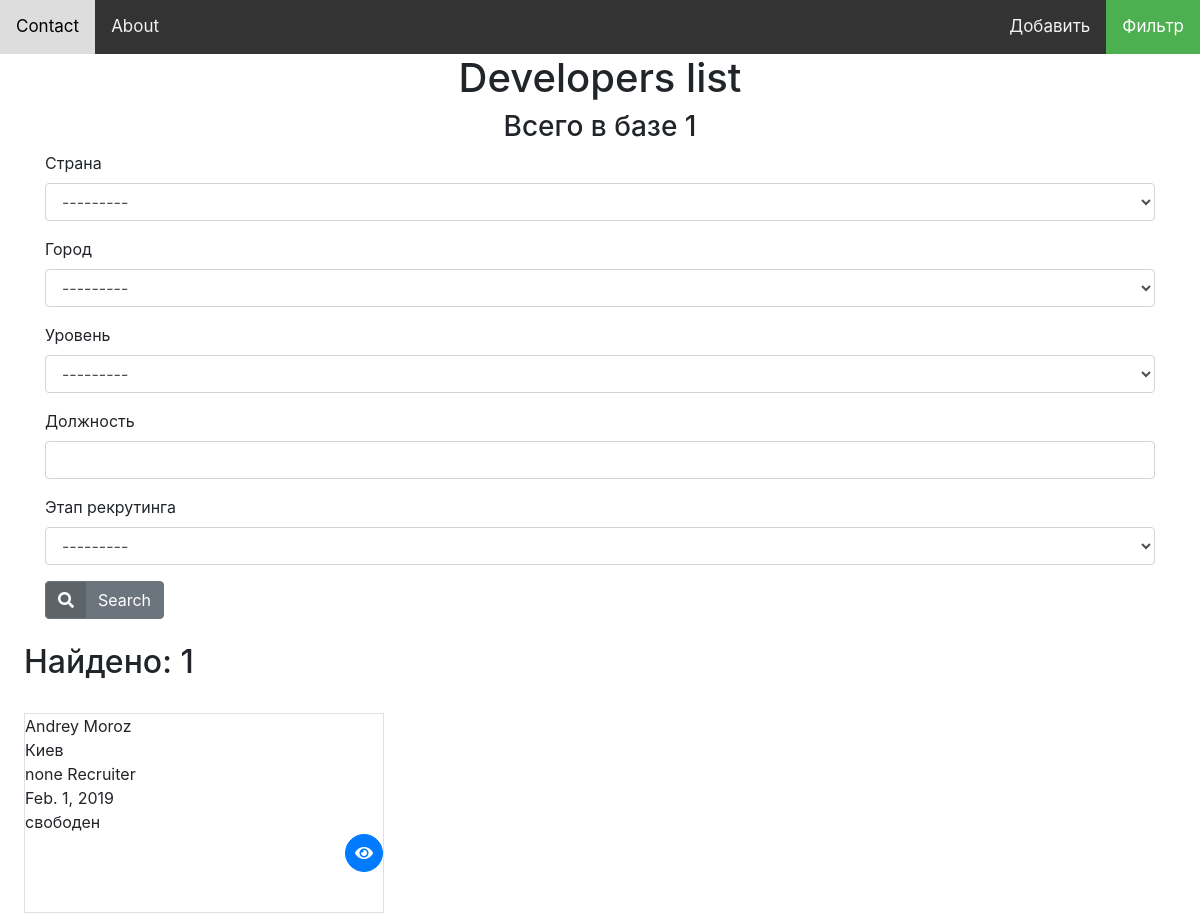
The app's page /, older data.
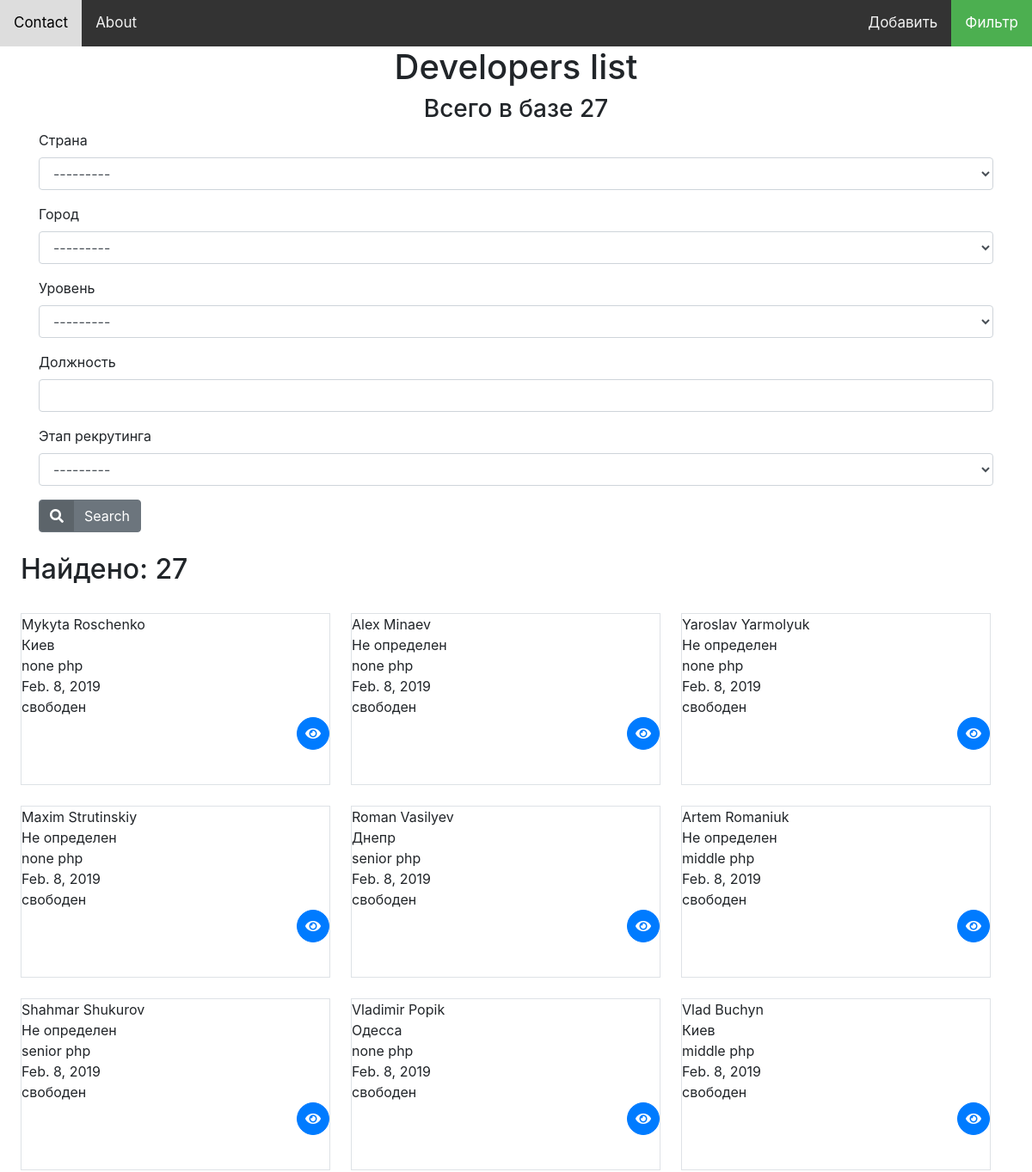
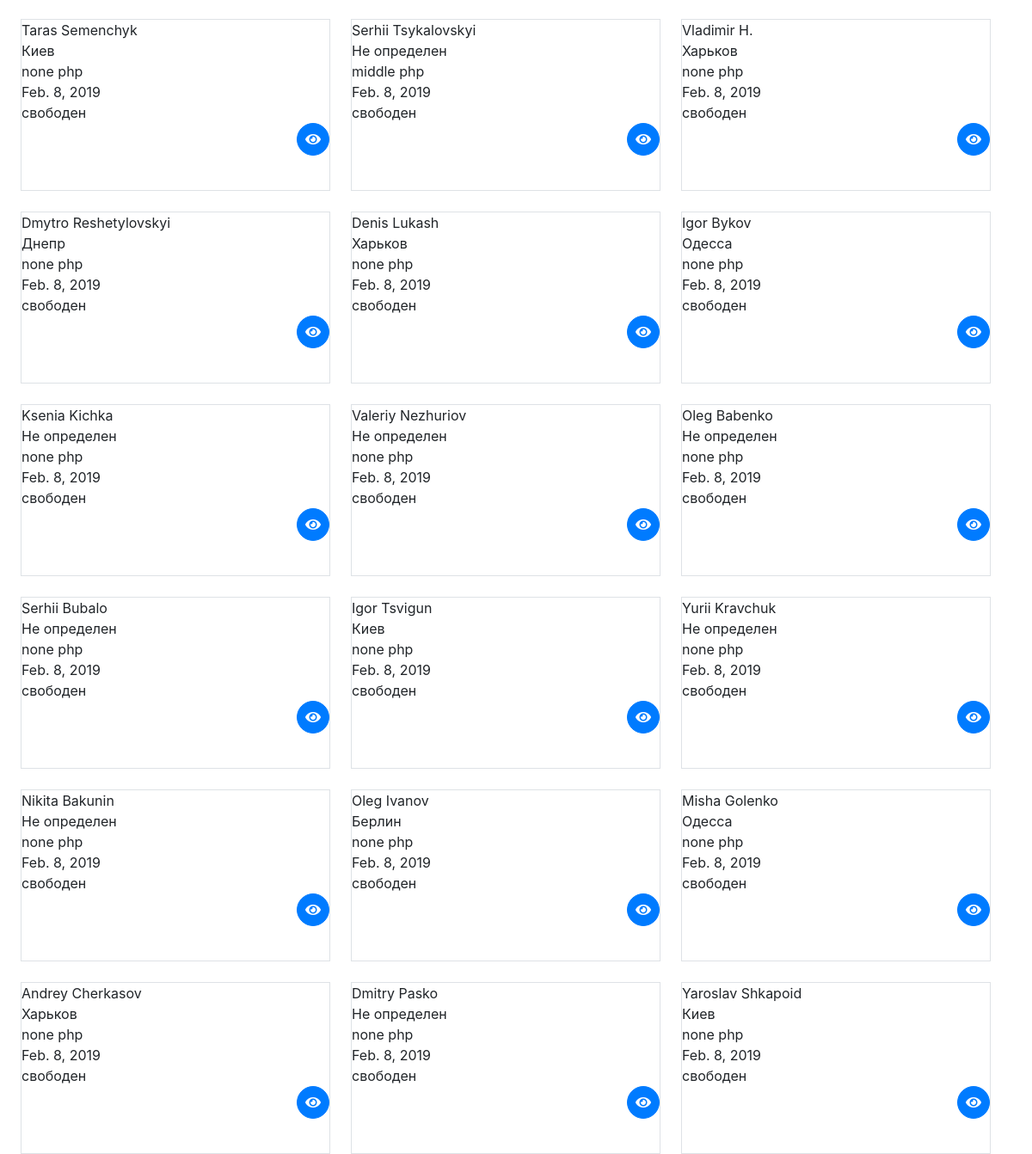
The same page, newer data (2 pictures, top to bottom).
### peopleDB/models.py (models this page shows)
class Developer(models.Model):
    RANK_CHOICES = {
        ('none', 'None'),
        ('intern', 'Intern'),
        ('junior', 'Junior'),
        ('middle', 'Middle'),
        ('senior', 'Senior'),
        ('teamlead', 'Team Lead'),
        ('techlead', 'Tech Lead'),
        ('arch', 'Arch'),
    }
    """Этап рекрутирования"""
    STEP_RECRUIT_CHOICES = {
        ('свободен', 'Свободен'),
        ('контакт', 'Контакт'),
        ('резюме отправлено', 'Резюме отправлено'),
        ('вакансия закрыта', 'Вакансия закрыта'),
    }
    recruit = models.ForeignKey(User, on_delete=models.CASCADE)
    name = models.CharField("Имя разработчика", max_length=100, blank=True)
    profile_link = models.URLField(null=True, blank=True)
    country = models.ForeignKey(Country, verbose_name="Страна", on_delete=models.SET_NULL, null=True)
    city = models.ForeignKey(City, verbose_name="Город", on_delete=models.SET_NULL, null=True)
    rank_position = models.CharField("Уровень", max_length=20, choices=RANK_CHOICES, default='none')
    position = models.CharField("Должность", max_length=20, blank=True)
    skills = TaggableManager("Навыки")
    date_add = models.DateField('Дата добавления', auto_now_add=True)
    """Шаги рекрутинга"""
    step_recruit = models.CharField("Этап рекрутинга", max_length=40, choices=STEP_RECRUIT_CHOICES, default='свободен')
    class Meta:
        ordering = ['-date_add']

class City(models.Model):
    country = models.ForeignKey(Country, on_delete=models.CASCADE)
    name = models.CharField(max_length=30)
    def __str__(self):
        return self.name

### peopleDB/views.py (the view)
# urls.py: path('', list_view, name='list'),
def list_view(request):
    user_list = Developer.objects.all()
    user_filter = DeveloperFilter(request.GET, queryset=user_list)
    form = StepRecruit()
    context = dict(filter=user_filter, list=user_list, step=form)
    return render(request, 'peopleDB/filter/list.html', context)

### peopleDB/forms.py
class StepRecruit(forms.ModelForm):
    class Meta:
        model = Developer
        fields = ('step_recruit',)

### peopleDB/models.py (called while the page is built)
    def __str__(self):
        return self.name

### peopleDB/templates/peopleDB/filter/list.html (shortened to what this page needs)
{% extends 'peopleDB/base.html' %}
{% load crispy_forms_tags %}
{% load static %}
{% block content %}
    <h1 class="title">Developers list</h1>
    <h3 class="title">Всего в базе {{ list.count}}</h3>
    <div class="container">
        <form method="get">
            {{ filter.form|crispy }}
            <button type="submit" class="btn btn-secondary btn-icon"><span class="icon"><i class="fas fa-search"></i></span>Search</button>
        </form>
    </div>
        <br>
        <h2 class="t">Найдено: {{ filter.qs.count }}</h2>
        {% for d in filter.qs %}
            <div class="border">
                <div class="header_name">
                    {{ d.name }}
                </div>
                <div class="header_city">{{ d.city }}</div>
                <div>{{ d.rank_position }}  {{ d.position }}</div>
                <div>{{ d.date_add }}</div>
                <div>{{ d.step_recruit }}</div>
                <div class="bottom">
                    <a href="{% url 'dev_view' id=d.id%}"><button type="button" class="btn btn-primary btn-circle"><i class="fas fa-eye"></i></button></a>
                </div>
            </div>
        {% endfor %}
{% endblock %}

### peopleDB/templates/peopleDB/base.html (shortened to what this page needs)
{% load static %}
{% load crispy_forms_tags %}
<!doctype html>
<html lang="en">
  <head>
      <link rel="stylesheet" href="https://stackpath.bootstrapcdn.com/bootstrap/4.2.1/css/bootstrap.min.css">
      <link rel="stylesheet" href="https://use.fontawesome.com/releases/v5.7.0/css/all.css">
      <link rel="stylesheet" href="{% static 'css/style.css' %}">
      <link rel="stylesheet" href="{% static 'css/navbar.css' %}">
  </head>
  <body>
  <div class="topnav">
      <a class="active" href="{% url 'list' %}">Фильтр</a>
      <a href="{% url 'dev_add' %}">Добавить</a>
      <a class="step" href="#contact">Contact</a>
      <a class="step" href="#about">About</a>
  </div>
  {% block content %}
    {% endblock %}
  </body>
</html>

### static/css/style.css (style rules this page uses)
.border { height: 200px; width: 30%; float: left; margin-left: 2%; border: 5px solid gray; margin-top: 2%; }
.title { text-align: center; }
.t { margin-left: 2%; }
.bottom { float: right; }
.btn-circle { width: 38px; height: 38px; border-radius: 19px; text-align: center; padding-left: 0; padding-right: 0; font-size: 16px; }
.btn-icon { padding-top: 0; padding-bottom: 0; }
.btn > .icon { position: relative; left: -.75rem; display: inline-block; padding: .375rem .75rem; background: rgba(0, 0, 0, 0.15); border-radius: .25rem 0 0 .25rem; }

### static/css/navbar.css (style rules this page uses)
.topnav { background-color: #333; overflow: hidden; }
.topnav a { float: right; color: #f2f2f2; text-align: center; padding: 14px 16px; text-decoration: none; font-size: 17px; }
.topnav a.active { background-color: #4CAF50; color: white; }
.topnav a.step { float: left; }

Row changes from the older to the newer data that the page shows:
removed Developer: name "Andrey Moroz", city "Киев", rank_position "none", position "Recruiter", date_add "Feb. 1, 2019", step_recruit "свободен"
added Developer: name "Mykyta Roschenko", city "Киев", rank_position "none", position "php", date_add "Feb. 8, 2019", step_recruit "свободен"
added Developer: name "Alex Minaev", city "Не определен", rank_position "none", position "php", date_add "Feb. 8, 2019", step_recruit "свободен"
added Developer: name "Yaroslav Yarmolyuk", city "Не определен", rank_position "none", position "php", date_add "Feb. 8, 2019", step_recruit "свободен"
added Developer: name "Maxim Strutinskiy", city "Не определен", rank_position "none", position "php", date_add "Feb. 8, 2019", step_recruit "свободен"
added Developer: name "Roman Vasilyev", city "Днепр", rank_position "senior", position "php", date_add "Feb. 8, 2019", step_recruit "свободен"
added Developer: name "Artem Romaniuk", city "Не определен", rank_position "middle", position "php", date_add "Feb. 8, 2019", step_recruit "свободен"
added Developer: name "Shahmar Shukurov", city "Не определен", rank_position "senior", position "php", date_add "Feb. 8, 2019", step_recruit "свободен"
added Developer: name "Vladimir Popik", city "Одесса", rank_position "none", position "php", date_add "Feb. 8, 2019", step_recruit "свободен"
added Developer: name "Vlad Buchyn", city "Киев", rank_position "middle", position "php", date_add "Feb. 8, 2019", step_recruit "свободен"
added Developer: name "Taras Semenchyk", city "Киев", rank_position "none", position "php", date_add "Feb. 8, 2019", step_recruit "свободен"
added Developer: name "Serhii Tsykalovskyi", city "Не определен", rank_position "middle", position "php", date_add "Feb. 8, 2019", step_recruit "свободен"
added Developer: name "Vladimir H.", city "Харьков", rank_position "none", position "php", date_add "Feb. 8, 2019", step_recruit "свободен"
added Developer: name "Dmytro Reshetylovskyi", city "Днепр", rank_position "none", position "php", date_add "Feb. 8, 2019", step_recruit "свободен"
added Developer: name "Denis Lukash", city "Харьков", rank_position "none", position "php", date_add "Feb. 8, 2019", step_recruit "свободен"
added Developer: name "Igor Bykov", city "Одесса", rank_position "none", position "php", date_add "Feb. 8, 2019", step_recruit "свободен"
added Developer: name "Ksenia Kichka", city "Не определен", rank_position "none", position "php", date_add "Feb. 8, 2019", step_recruit "свободен"
added Developer: name "Valeriy Nezhuriov", city "Не определен", rank_position "none", position "php", date_add "Feb. 8, 2019", step_recruit "свободен"
added Developer: name "Oleg Babenko", city "Не определен", rank_position "none", position "php", date_add "Feb. 8, 2019", step_recruit "свободен"
added Developer: name "Serhii Bubalo", city "Не определен", rank_position "none", position "php", date_add "Feb. 8, 2019", step_recruit "свободен"
added Developer: name "Igor Tsvigun", city "Киев", rank_position "none", position "php", date_add "Feb. 8, 2019", step_recruit "свободен"
added Developer: name "Yurii Kravchuk", city "Не определен", rank_position "none", position "php", date_add "Feb. 8, 2019", step_recruit "свободен"
added Developer: name "Nikita Bakunin", city "Не определен", rank_position "none", position "php", date_add "Feb. 8, 2019", step_recruit "свободен"
added Developer: name "Oleg Ivanov", city "Берлин", rank_position "none", position "php", date_add "Feb. 8, 2019", step_recruit "свободен"
added Developer: name "Misha Golenko", city "Одесса", rank_position "none", position "php", date_add "Feb. 8, 2019", step_recruit "свободен"
added Developer: name "Andrey Cherkasov", city "Харьков", rank_position "none", position "php", date_add "Feb. 8, 2019", step_recruit "свободен"
added Developer: name "Dmitry Pasko", city "Не определен", rank_position "none", position "php", date_add "Feb. 8, 2019", step_recruit "свободен"
added Developer: name "Yaroslav Shkapoid", city "Киев", rank_position "none", position "php", date_add "Feb. 8, 2019", step_recruit "свободен"
Text that changed along with them:
{{ list.count }}: "1" → "27"
{{ filter.qs.count }}: "1" → "27"
